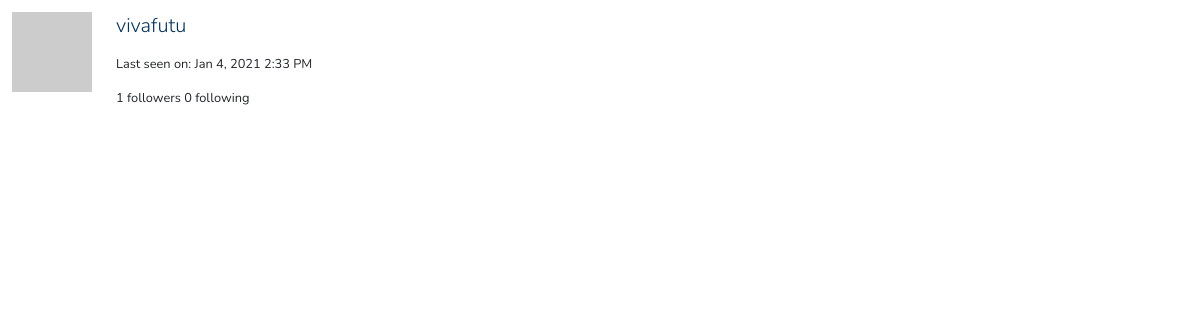
Before: /user/vivafutu/popup (signed in) with the older database file.
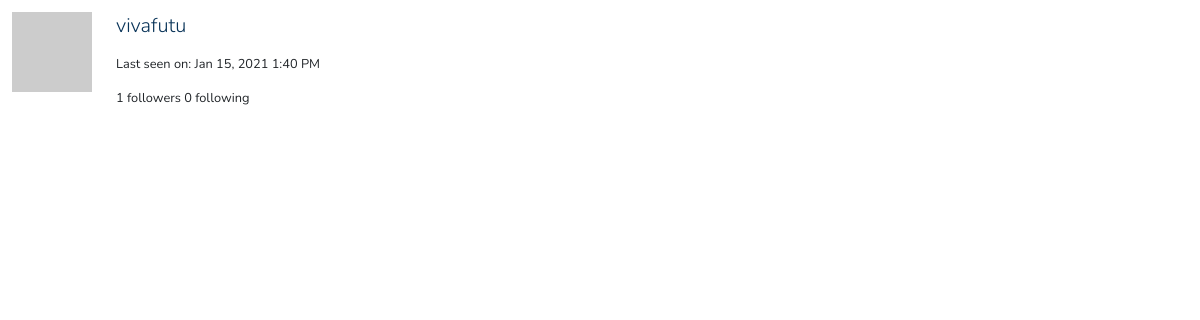
After: the same page with the newer database file.
### app/models.py (models this page shows, shortened)
class User(UserMixin, db.Model):
    id = db.Column(db.Integer, primary_key=True)
    username = db.Column(db.String(64), index=True, unique=True)
    email = db.Column(db.String(120), index=True, unique=True)
    password_hash = db.Column(db.String(128))
    posts = db.relationship('Post', backref='author', lazy='dynamic')
    about_me = db.Column(db.String(160))
    last_seen = db.Column(db.DateTime, default=datetime.utcnow)
    followed = db.relationship(
        'User', secondary=followers,
        primaryjoin=(followers.c.follower_id == id),
        secondaryjoin=(followers.c.followed_id == id),
        backref=db.backref('followers', lazy='dynamic'), lazy='dynamic')
    messages_sent = db.relationship('Message',
                                        foreign_keys='Message.sender_id',
                                        backref='author', lazy='dynamic')
    messages_received = db.relationship('Message',
                                            foreign_keys='Message.recipient_id',
                                            backref='recipient', lazy='dynamic')
    last_message_read_time = db.Column(db.DateTime)
    notifications = db.relationship('Notification', backref='user',
                                    lazy='dynamic')
    tasks = db.relationship('Task', backref='user', lazy='dynamic')
    def avatar(self, size):
        digest = md5(self.email.lower().encode('utf-8')).hexdigest()
        return 'https://www.gravatar.com/avatar/{}?d=identicon&s={}'.format(
            digest, size)

### app/main/routes.py (the view)
@bp.route('/user/<username>/popup')
@login_required
def user_popup(username):
    user = User.query.filter_by(username=username).first_or_404()
    form = EmptyForm()
    return render_template('user_popup.html', user=user, form=form)

### app/main/routes.py (called while the page is built)
@bp.before_app_request
def before_request():
    if current_user.is_authenticated:
        current_user.last_seen = datetime.utcnow()
        db.session.commit()
        g.search_form = SearchForm()

### app/models.py (called while the page is built)
@login.user_loader
def load_user(id):
    return User.query.get(int(id))

### app/templates/user_popup.html (shortened to what this page needs)
{% from 'bootstrap/utils.html' import render_static %}
{% block styles %}
{{ bootstrap.load_css() }}
{{ render_static('css', 'theme.css', local=True) }}
{% endblock %}
<table class="table">
    <tr>
        <td width="64" style="border: 0px;"><img src="{{ user.avatar(64) }}"></td>
        <td style="border: 0px;">
            <p><a class="lead" href="{{ url_for('main.user', username=user.username) }}">{{ user.username }}</a></p>
            <small>
                {% if user.last_seen %}
                <p>Last seen on: {{ moment(user.last_seen).format('lll') }}</p>
                {% endif %}
                <p>
                    {{ user.followers.count() }} followers
                    {{ user.followed.count() }} following
                </p>
            </small>
        </td>
    </tr>
</table>

Changed rows visible on the page:
changed User "vivafutu": last_seen "Jan 4, 2021 2:33 PM" → "Jan 15, 2021 1:40 PM"
